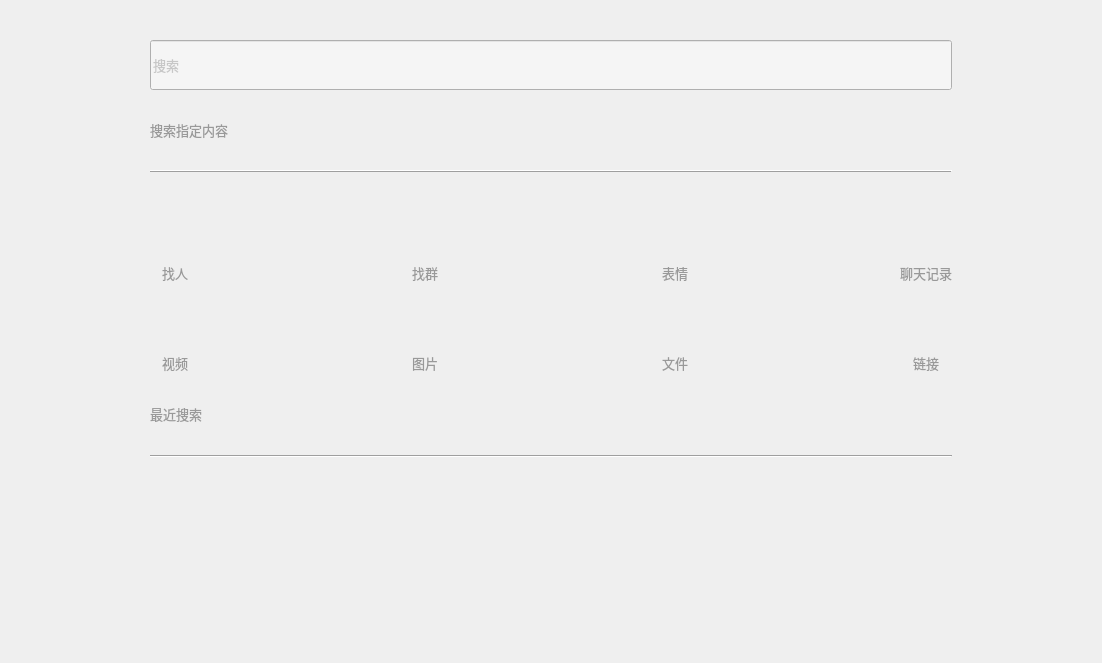
       <widget class="QWidget" name="main_searchTab">
        <property name="palette">
         <palette>
          <active>
           <colorrole role="WindowText">
            <brush brushstyle="SolidPattern">
             <color alpha="255">
              <red>153</red>
              <green>153</green>
              <blue>153</blue>
             </color>
            </brush>
           </colorrole>
          </active>
          <inactive>
           <colorrole role="WindowText">
            <brush brushstyle="SolidPattern">
             <color alpha="255">
              <red>153</red>
              <green>153</green>
              <blue>153</blue>
             </color>
            </brush>
           </colorrole>
          </inactive>
          <disabled>
           <colorrole role="WindowText">
            <brush brushstyle="SolidPattern">
             <color alpha="255">
              <red>120</red>
              <green>120</green>
              <blue>120</blue>
             </color>
            </brush>
           </colorrole>
          </disabled>
         </palette>
        </property>
        <attribute name="title">
         <string/>
        </attribute>
        <layout class="QVBoxLayout" name="verticalLayout_8">
         <property name="spacing">
          <number>30</number>
         </property>
         <property name="leftMargin">
          <number>150</number>
         </property>
         <property name="topMargin">
          <number>40</number>
         </property>
         <property name="rightMargin">
          <number>150</number>
         </property>
         <property name="bottomMargin">
          <number>0</number>
         </property>
         <item>
          <widget class="QLineEdit" name="main_searchTab_searchInput">
           <property name="sizePolicy">
            <sizepolicy hsizetype="Preferred" vsizetype="Preferred">
             <horstretch>0</horstretch>
             <verstretch>0</verstretch>
            </sizepolicy>
           </property>
           <property name="minimumSize">
            <size>
             <width>0</width>
             <height>50</height>
            </size>
           </property>
           <property name="palette">
            <palette>
             <active>
              <colorrole role="Base">
               <brush brushstyle="SolidPattern">
                <color alpha="255">
                 <red>245</red>
                 <green>245</green>
                 <blue>245</blue>
                </color>
               </brush>
              </colorrole>
              <colorrole role="Window">
               <brush brushstyle="SolidPattern">
                <color alpha="255">
                 <red>245</red>
                 <green>245</green>
                 <blue>245</blue>
                </color>
               </brush>
              </colorrole>
              <colorrole role="PlaceholderText">
               <brush brushstyle="SolidPattern">
                <color alpha="128">
                 <red>153</red>
                 <green>153</green>
                 <blue>153</blue>
                </color>
               </brush>
              </colorrole>
             </active>
             <inactive>
              <colorrole role="Base">
               <brush brushstyle="SolidPattern">
                <color alpha="255">
                 <red>245</red>
                 <green>245</green>
                 <blue>245</blue>
                </color>
               </brush>
              </colorrole>
              <colorrole role="Window">
               <brush brushstyle="SolidPattern">
                <color alpha="255">
                 <red>245</red>
                 <green>245</green>
                 <blue>245</blue>
                </color>
               </brush>
              </colorrole>
              <colorrole role="PlaceholderText">
               <brush brushstyle="SolidPattern">
                <color alpha="128">
                 <red>153</red>
                 <green>153</green>
                 <blue>153</blue>
                </color>
               </brush>
              </colorrole>
             </inactive>
             <disabled>
              <colorrole role="Base">
               <brush brushstyle="SolidPattern">
                <color alpha="255">
                 <red>245</red>
                 <green>245</green>
                 <blue>245</blue>
                </color>
               </brush>
              </colorrole>
              <colorrole role="Window">
               <brush brushstyle="SolidPattern">
                <color alpha="255">
                 <red>245</red>
                 <green>245</green>
                 <blue>245</blue>
                </color>
               </brush>
              </colorrole>
              <colorrole role="PlaceholderText">
               <brush brushstyle="SolidPattern">
                <color alpha="128">
                 <red>153</red>
                 <green>153</green>
                 <blue>153</blue>
                </color>
               </brush>
              </colorrole>
             </disabled>
            </palette>
           </property>
           <property name="font">
            <font>
             <family>Microsoft YaHei</family>
             <pointsize>10</pointsize>
             <weight>50</weight>
             <bold>false</bold>
            </font>
           </property>
           <property name="focusPolicy">
            <enum>Qt::ClickFocus</enum>
           </property>
           <property name="autoFillBackground">
            <bool>true</bool>
           </property>
           <property name="placeholderText">
            <string>搜索</string>
           </property>
           <property name="clearButtonEnabled">
            <bool>true</bool>
           </property>
          </widget>
         </item>
         <item>
          <widget class="QLabel" name="label_11">
           <property name="palette">
            <palette>
             <active>
              <colorrole role="WindowText">
               <brush brushstyle="SolidPattern">
                <color alpha="255">
                 <red>153</red>
                 <green>153</green>
                 <blue>153</blue>
                </color>
               </brush>
              </colorrole>
             </active>
             <inactive>
              <colorrole role="WindowText">
               <brush brushstyle="SolidPattern">
                <color alpha="255">
                 <red>153</red>
                 <green>153</green>
                 <blue>153</blue>
                </color>
               </brush>
              </colorrole>
             </inactive>
             <disabled>
              <colorrole role="WindowText">
               <brush brushstyle="SolidPattern">
                <color alpha="255">
                 <red>120</red>
                 <green>120</green>
                 <blue>120</blue>
                </color>
               </brush>
              </colorrole>
             </disabled>
            </palette>
           </property>
           <property name="font">
            <font>
             <family>Microsoft YaHei</family>
             <pointsize>10</pointsize>
            </font>
           </property>
           <property name="text">
            <string>搜索指定内容</string>
           </property>
           <property name="alignment">
            <set>Qt::AlignLeading|Qt::AlignLeft|Qt::AlignVCenter</set>
           </property>
          </widget>
         </item>
         <item>
          <widget class="Line" name="line">
           <property name="autoFillBackground">
            <bool>false</bool>
           </property>
           <property name="frameShadow">
            <enum>QFrame::Raised</enum>
           </property>
           <property name="lineWidth">
            <number>1</number>
           </property>
           <property name="orientation">
            <enum>Qt::Horizontal</enum>
           </property>
          </widget>
         </item>
         <item>
          <layout class="QGridLayout" name="gridLayout">
           <property name="horizontalSpacing">
            <number>200</number>
           </property>
           <property name="verticalSpacing">
            <number>10</number>
           </property>
           <item row="0" column="2">
            <widget class="QPushButton" name="main_searchTab_emjoiBtn">
             <property name="sizePolicy">
              <sizepolicy hsizetype="Fixed" vsizetype="Fixed">
               <horstretch>0</horstretch>
               <verstretch>0</verstretch>
              </sizepolicy>
             </property>
             <property name="minimumSize">
              <size>
               <width>50</width>
               <height>50</height>
              </size>
             </property>
             <property name="maximumSize">
              <size>
               <width>50</width>
               <height>50</height>
              </size>
             </property>
             <property name="icon">
              <iconset resource="QQDesktop.qrc">
               <normaloff>:/widget/main/search/images/widget/main/search/emoji_no.png</normaloff>
               <normalon>:/widget/main/search/images/widget/main/search/emoji_yes.png</normalon>:/widget/main/search/images/widget/main/search/emoji_no.png</iconset>
             </property>
             <property name="iconSize">
              <size>
               <width>40</width>
               <height>40</height>
              </size>
             </property>
             <property name="flat">
              <bool>true</bool>
             </property>
            </widget>
           </item>
           <item row="2" column="3">
            <widget class="QPushButton" name="main_searchTab_linkBtn">
             <property name="sizePolicy">
              <sizepolicy hsizetype="Fixed" vsizetype="Fixed">
               <horstretch>0</horstretch>
               <verstretch>0</verstretch>
              </sizepolicy>
             </property>
             <property name="minimumSize">
              <size>
               <width>50</width>
               <height>50</height>
              </size>
             </property>
             <property name="maximumSize">
              <size>
               <width>50</width>
               <height>50</height>
              </size>
             </property>
             <property name="icon">
              <iconset resource="QQDesktop.qrc">
               <normaloff>:/widget/main/search/images/widget/main/search/link_no.png</normaloff>
               <normalon>:/widget/main/search/images/widget/main/search/link_yes.png</normalon>:/widget/main/search/images/widget/main/search/link_no.png</iconset>
             </property>
             <property name="iconSize">
              <size>
               <width>40</width>
               <height>40</height>
              </size>
             </property>
             <property name="flat">
              <bool>true</bool>
             </property>
            </widget>
           </item>
           <item row="1" column="0">
            <widget class="QLabel" name="label_12">
             <property name="font">
              <font>
               <family>Microsoft YaHei</family>
               <pointsize>10</pointsize>
              </font>
             </property>
             <property name="text">
              <string>找人</string>
             </property>
             <property name="alignment">
              <set>Qt::AlignCenter</set>
             </property>
            </widget>
           </item>
           <item row="2" column="1">
            <widget class="QPushButton" name="main_searchTab_pictureBtn">
             <property name="sizePolicy">
              <sizepolicy hsizetype="Fixed" vsizetype="Fixed">
               <horstretch>0</horstretch>
               <verstretch>0</verstretch>
              </sizepolicy>
             </property>
             <property name="maximumSize">
              <size>
               <width>50</width>
               <height>50</height>
              </size>
             </property>
             <property name="icon">
              <iconset resource="QQDesktop.qrc">
               <normaloff>:/widget/main/search/images/widget/main/search/picture_no.png</normaloff>
               <normalon>:/widget/main/search/images/widget/main/search/picture_yes.png</normalon>:/widget/main/search/images/widget/main/search/picture_no.png</iconset>
             </property>
             <property name="iconSize">
              <size>
               <width>40</width>
               <height>40</height>
              </size>
             </property>
             <property name="flat">
              <bool>true</bool>
             </property>
            </widget>
           </item>
           <item row="1" column="2">
            <widget class="QLabel" name="label_14">
             <property name="font">
              <font>
               <family>Microsoft YaHei</family>
               <pointsize>10</pointsize>
              </font>
             </property>
             <property name="text">
              <string>表情</string>
             </property>
             <property name="alignment">
              <set>Qt::AlignCenter</set>
             </property>
            </widget>
           </item>
           <item row="0" column="1">
            <widget class="QPushButton" name="main_searchTab_groupBtn">
             <property name="sizePolicy">
              <sizepolicy hsizetype="Fixed" vsizetype="Fixed">
               <horstretch>0</horstretch>
               <verstretch>0</verstretch>
              </sizepolicy>
             </property>
             <property name="minimumSize">
              <size>
               <width>50</width>
               <height>50</height>
              </size>
             </property>
             <property name="maximumSize">
              <size>
               <width>50</width>
               <height>50</height>
              </size>
             </property>
             <property name="icon">
              <iconset resource="QQDesktop.qrc">
               <normaloff>:/widget/main/search/images/widget/main/search/group_no.png</normaloff>
               <normalon>:/widget/main/search/images/widget/main/search/group_yes.png</normalon>:/widget/main/search/images/widget/main/search/group_no.png</iconset>
             </property>
             <property name="iconSize">
              <size>
               <width>40</width>
               <height>40</height>
              </size>
             </property>
             <property name="flat">
              <bool>true</bool>
             </property>
            </widget>
           </item>
           <item row="0" column="0">
            <widget class="QPushButton" name="main_searchTab_friendBtn">
             <property name="sizePolicy">
              <sizepolicy hsizetype="Fixed" vsizetype="Fixed">
               <horstretch>0</horstretch>
               <verstretch>0</verstretch>
              </sizepolicy>
             </property>
             <property name="minimumSize">
              <size>
               <width>50</width>
               <height>50</height>
              </size>
             </property>
             <property name="maximumSize">
              <size>
               <width>50</width>
               <height>50</height>
              </size>
             </property>
             <property name="icon">
              <iconset resource="QQDesktop.qrc">
               <normaloff>:/widget/main/search/images/widget/main/search/people_no.png</normaloff>
               <normalon>:/widget/main/search/images/widget/main/search/people_yes.png</normalon>:/widget/main/search/images/widget/main/search/people_no.png</iconset>
             </property>
             <property name="iconSize">
              <size>
               <width>40</width>
               <height>40</height>
              </size>
             </property>
             <property name="flat">
              <bool>true</bool>
             </property>
            </widget>
           </item>
           <item row="2" column="0">
            <widget class="QPushButton" name="main_searchTab_movieBtn">
             <property name="sizePolicy">
              <sizepolicy hsizetype="Fixed" vsizetype="Fixed">
               <horstretch>0</horstretch>
               <verstretch>0</verstretch>
              </sizepolicy>
             </property>
             <property name="minimumSize">
              <size>
               <width>50</width>
               <height>50</height>
              </size>
             </property>
             <property name="maximumSize">
              <size>
               <width>50</width>
               <height>50</height>
              </size>
             </property>
             <property name="icon">
              <iconset resource="QQDesktop.qrc">
               <normaloff>:/widget/main/search/images/widget/main/search/movie_no.png</normaloff>
               <normalon>:/widget/main/search/images/widget/main/search/movie_yes.png</normalon>:/widget/main/search/images/widget/main/search/movie_no.png</iconset>
             </property>
             <property name="iconSize">
              <size>
               <width>40</width>
               <height>40</height>
              </size>
             </property>
             <property name="flat">
              <bool>true</bool>
             </property>
            </widget>
           </item>
           <item row="1" column="1">
            <widget class="QLabel" name="label_13">
             <property name="font">
              <font>
               <family>Microsoft YaHei</family>
               <pointsize>10</pointsize>
              </font>
             </property>
             <property name="text">
              <string>找群</string>
             </property>
             <property name="alignment">
              <set>Qt::AlignCenter</set>
             </property>
            </widget>
           </item>
           <item row="1" column="3">
            <widget class="QLabel" name="label_15">
             <property name="font">
              <font>
               <family>Microsoft YaHei</family>
               <pointsize>10</pointsize>
              </font>
             </property>
             <property name="text">
              <string>聊天记录</string>
             </property>
             <property name="alignment">
              <set>Qt::AlignCenter</set>
             </property>
            </widget>
           </item>
           <item row="0" column="3">
            <widget class="QPushButton" name="main_searchTab_chatHistroyBtn">
             <property name="sizePolicy">
              <sizepolicy hsizetype="Fixed" vsizetype="Fixed">
               <horstretch>0</horstretch>
               <verstretch>0</verstretch>
              </sizepolicy>
             </property>
             <property name="minimumSize">
              <size>
               <width>50</width>
               <height>50</height>
              </size>
             </property>
             <property name="maximumSize">
              <size>
               <width>50</width>
               <height>50</height>
              </size>
             </property>
             <property name="icon">
              <iconset resource="QQDesktop.qrc">
               <normaloff>:/widget/main/search/images/widget/main/search/record_no.png</normaloff>
               <normalon>:/widget/main/search/images/widget/main/search/record_yes.png</normalon>:/widget/main/search/images/widget/main/search/record_no.png</iconset>
             </property>
             <property name="iconSize">
              <size>
               <width>40</width>
               <height>40</height>
              </size>
             </property>
             <property name="flat">
              <bool>true</bool>
             </property>
            </widget>
           </item>
           <item row="2" column="2">
            <widget class="QPushButton" name="main_searchTab_fileBtn">
             <property name="sizePolicy">
              <sizepolicy hsizetype="Fixed" vsizetype="Fixed">
               <horstretch>0</horstretch>
               <verstretch>0</verstretch>
              </sizepolicy>
             </property>
             <property name="minimumSize">
              <size>
               <width>50</width>
               <height>50</height>
              </size>
             </property>
             <property name="maximumSize">
              <size>
               <width>50</width>
               <height>50</height>
              </size>
             </property>
             <property name="icon">
              <iconset resource="QQDesktop.qrc">
               <normaloff>:/widget/main/search/images/widget/main/search/file_no.png</normaloff>
               <normalon>:/widget/main/search/images/widget/main/search/file_yes.png</normalon>:/widget/main/search/images/widget/main/search/file_no.png</iconset>
             </property>
             <property name="iconSize">
              <size>
               <width>40</width>
               <height>40</height>
              </size>
             </property>
             <property name="flat">
              <bool>true</bool>
             </property>
            </widget>
           </item>
           <item row="3" column="0">
            <widget class="QLabel" name="label_16">
             <property name="font">
              <font>
               <family>Microsoft YaHei</family>
               <pointsize>10</pointsize>
              </font>
             </property>
             <property name="text">
              <string>视频</string>
             </property>
             <property name="alignment">
              <set>Qt::AlignCenter</set>
             </property>
            </widget>
           </item>
           <item row="3" column="1">
            <widget class="QLabel" name="label_17">
             <property name="font">
              <font>
               <family>Microsoft YaHei</family>
               <pointsize>10</pointsize>
              </font>
             </property>
             <property name="text">
              <string>图片</string>
             </property>
             <property name="alignment">
              <set>Qt::AlignCenter</set>
             </property>
            </widget>
           </item>
           <item row="3" column="2">
            <widget class="QLabel" name="label_18">
             <property name="font">
              <font>
               <family>Microsoft YaHei</family>
               <pointsize>10</pointsize>
              </font>
             </property>
             <property name="text">
              <string>文件</string>
             </property>
             <property name="alignment">
              <set>Qt::AlignCenter</set>
             </property>
            </widget>
           </item>
           <item row="3" column="3">
            <widget class="QLabel" name="label_19">
             <property name="font">
              <font>
               <family>Microsoft YaHei</family>
               <pointsize>10</pointsize>
              </font>
             </property>
             <property name="text">
              <string>链接</string>
             </property>
             <property name="alignment">
              <set>Qt::AlignCenter</set>
             </property>
            </widget>
           </item>
          </layout>
         </item>
         <item>
          <layout class="QHBoxLayout" name="horizontalLayout_14">
           <property name="spacing">
            <number>10</number>
           </property>
           <item>
            <widget class="QLabel" name="label_20">
             <property name="font">
              <font>
               <family>Microsoft YaHei</family>
               <pointsize>10</pointsize>
               <kerning>true</kerning>
              </font>
             </property>
             <property name="lineWidth">
              <number>1</number>
             </property>
             <property name="midLineWidth">
              <number>0</number>
             </property>
             <property name="text">
              <string>最近搜索</string>
             </property>
             <property name="textFormat">
              <enum>Qt::AutoText</enum>
             </property>
             <property name="alignment">
              <set>Qt::AlignCenter</set>
             </property>
             <property name="wordWrap">
              <bool>false</bool>
             </property>
            </widget>
           </item>
           <item>
            <spacer name="horizontalSpacer_10">
             <property name="orientation">
              <enum>Qt::Horizontal</enum>
             </property>
             <property name="sizeHint" stdset="0">
              <size>
               <width>40</width>
               <height>20</height>
              </size>
             </property>
            </spacer>
           </item>
           <item>
            <widget class="QPushButton" name="main_searchTab_deleteSearchHistroyBtn">
             <property name="icon">
              <iconset resource="QQDesktop.qrc">
               <normaloff>:/widget/main/search/images/widget/main/search/delete_no.png</normaloff>
               <normalon>:/widget/main/search/images/widget/main/search/delete_yes.png</normalon>:/widget/main/search/images/widget/main/search/delete_no.png</iconset>
             </property>
             <property name="iconSize">
              <size>
               <width>30</width>
               <height>30</height>
              </size>
             </property>
             <property name="flat">
              <bool>true</bool>
             </property>
            </widget>
           </item>
          </layout>
         </item>
         <item>
          <widget class="Line" name="line_2">
           <property name="orientation">
            <enum>Qt::Horizontal</enum>
           </property>
          </widget>
         </item>
         <item>
          <spacer name="verticalSpacer_4">
           <property name="orientation">
            <enum>Qt::Vertical</enum>
           </property>
           <property name="sizeHint" stdset="0">
            <size>
             <width>20</width>
             <height>205</height>
            </size>
           </property>
          </spacer>
         </item>
        </layout>
       </widget>
